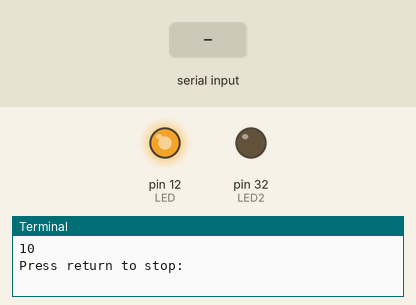
Bench run of a program on a simulated Raspberry Pi (header pin numbers). On the bench: output pins drawn as LEDs (lit = HIGH), the last lines printed to the terminal. Inputs (shaded band) come from the test bench. At 1.3 s the program stops and its outputs stay as they are.

Above: at 1.2 s.
1.3 s: "1" typed at the terminal, then Enter
At 2.0 s:
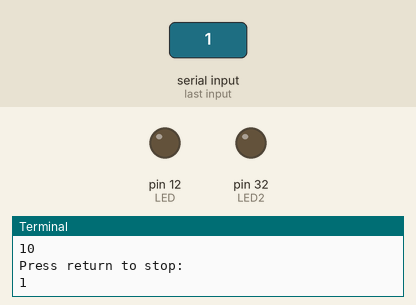
Timing chart, 0 to 2.8 s (numbered marks = the images above; inputs shaded):
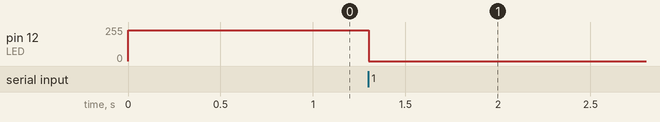

The program:

pwm.py
```python
import RPi.GPIO as gpio
import time
import sys

gpio.setmode(gpio.BOARD)

print(gpio.getmode())

gpio.setwarnings(False)

LED = 12
LED2 = 32
gpio.setup(LED, gpio.OUT, initial=gpio.LOW)
gpio.setup(LED2, gpio.OUT, initial=gpio.LOW)

p = gpio.PWM(LED, 100)
p.start(90)
input('Press return to stop:')   # use raw_input for Python 2
p.stop()
gpio.cleanup()
```

Measured:
- after the input at 1.3 s, pin 12 (LED): 230/255 → 0/255 at once
